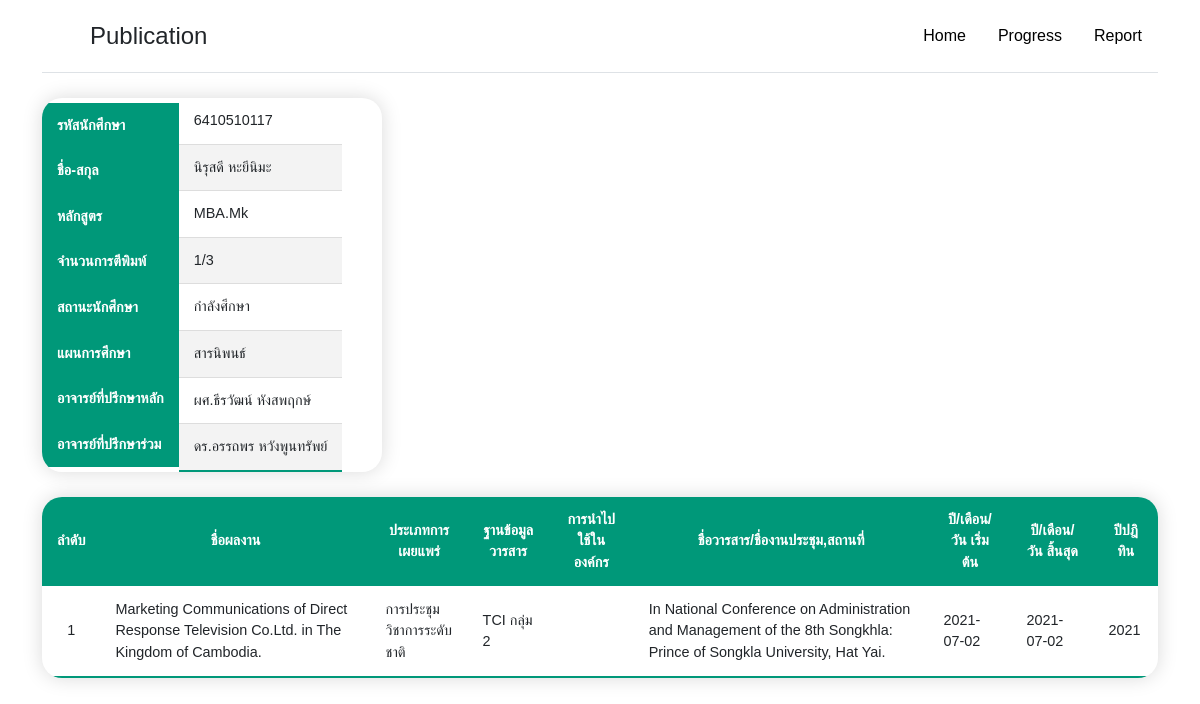
Screenshot of /student_public.php?show_id=6410510117 with the database file from the repository.
### tables this page shows
CREATE TABLE `student_info` (
  `student_id` varchar(10) NOT NULL,
  `student_name` varchar(100) NOT NULL,
  `student_status_id` int(10) NOT NULL,
  `student_course_id` int(10) NOT NULL,
  `student_principal_advisor` varchar(100) NOT NULL,
  `student_associate_advisor` varchar(100) NOT NULL,
  `student_plan_id` int(10) NOT NULL,
  `education_level` int(10) NOT NULL
);

CREATE TABLE `student_public` (
  `publication_id` int(10) NOT NULL,
  `publication_name` varchar(255) NOT NULL,
  `publication_type_id` int(10) NOT NULL,
  `publication_data_id` int(10) NOT NULL,
  `publication_used` varchar(255) NOT NULL,
  `publication_description` varchar(255) NOT NULL,
  `publication_start` date NOT NULL,
  `publication_end` date NOT NULL,
  `publication_year` year(4) NOT NULL,
  `student_id` varchar(10) NOT NULL
);

CREATE TABLE `student_course` (
  `id` int(10) NOT NULL,
  `course_name` varchar(100) NOT NULL
);

CREATE TABLE `education_level` (
  `id` int(10) NOT NULL,
  `education_name` varchar(100) NOT NULL,
  `total_pub` int(10) NOT NULL
);

CREATE TABLE `student_status` (
  `id` int(11) NOT NULL,
  `status` varchar(100) NOT NULL
);

CREATE TABLE `student_plan` (
  `id` int(11) NOT NULL,
  `plan` varchar(100) NOT NULL
);

CREATE TABLE `publication_type` (
  `id` int(10) NOT NULL,
  `publication_type` varchar(100) NOT NULL
);

CREATE TABLE `publication_data` (
  `id` int(10) NOT NULL,
  `publication_data` varchar(100) NOT NULL
);

### student_public.php (the view, shortened to what this page needs)
<?php
require_once('config/db.php');
?>
<?php
if (isset($_REQUEST['show_id'])) {
    try {
        $student_id = $_REQUEST['show_id'];
        $sql = "SELECT * FROM student_info JOIN student_public ON student_info.student_id = student_public.student_id
        JOIN student_status ON student_info.student_status_id = student_status.id
        JOIN student_plan ON student_info.student_plan_id = student_plan.id
        JOIN student_course ON student_info.student_course_id = student_course.id
        JOIN publication_data ON student_public.publication_data_id = publication_data.id
        JOIN publication_type ON student_public.publication_type_id = publication_type.id
        JOIN education_level ON student_info.education_level = education_level.id
        WHERE student_info.student_id = :student_id
        ";
        $select_stmt = $conn->prepare($sql);
        $select_stmt->bindParam(':student_id', $student_id);
        $select_stmt->execute();
        $rowCount = $select_stmt->rowCount();
    } catch (PDOException $e) {
        echo $e->getMessage();
    }
}
?>
<!DOCTYPE html>
<html lang="en">
<head>
    <link href="https://cdn.jsdelivr.net/npm/bootstrap@5.0.2/dist/css/bootstrap.min.css"
    rel="stylesheet">
    <link rel="stylesheet" href="style.css">
</head>
<body>
  <?php include 'navbar.php';?>
    <div class="container">
      <table id="vertical-2" class="styled-table">
        <thead>
          <tr>
          <th>รหัสนักศึกษา</th>
          </tr>
          <tr>
          <th>ชื่อ-สกุล</th>
          </tr>
          <tr>
          <th>หลักสูตร</th>
          </tr>
          <tr>
          <th>จำนวนการตีพิมพ์</th>
          </tr>
          <tr>
          <th>สถานะนักศึกษา</th>
          </tr>
          <tr>
          <th>แผนการศึกษา</th>
          </tr>
          <tr>
          <th>อาจารย์ที่ปรึกษาหลัก</th>
          </tr>
          <tr>
          <th>อาจารย์ที่ปรึกษาร่วม</th>
          </tr>
        </thead>
        <tbody>
          <?php
            $row = $select_stmt->fetch(PDO::FETCH_ASSOC);
            $student_id = $row['student_id'];
            $student_name = $row['student_name'];
            $student_status = $row['status'];
            $student_course = $row['course_name'];
            $total_pub = $row['total_pub'];
            $student_principal_advisor = $row['student_principal_advisor'];
            $student_associate_advisor = $row['student_associate_advisor'];
            $student_plan = $row['plan'];
          ?>
          <tr>
              <td><?php echo $student_id?></td>
          </tr>
          <tr>
              <td><?php echo $student_name?></td>
          </tr>
          <tr>
              <td><?php echo $student_course?></td>
          </tr>
          <tr>
              <td><?php echo $rowCount?>/<?php echo $total_pub?></td>
          </tr>
          <tr>
              <td><?php echo $student_status?></td>
          </tr>
          <tr>
              <td><?php echo $student_plan?></td>
          </tr>
          <tr>
              <td><?php echo $student_principal_advisor?></td>
          </tr>
          <tr>
              <td><?php echo $student_associate_advisor?></td>
          </tr>
        </tbody>
      </table>
    </div>
    <div class="container">
    <table id="example" class="styled-table table table-hover">
        <thead>
      <tr class="table align-middle text-center">
        <th>ลำดับ</th>
        <th>ชื่อผลงาน</th>
        <th>ประเภทการเผยแพร่</th>
        <th>ฐานข้อมูลวารสาร</th>
        <th>การนำไปใช้ในองค์กร</th>
        <th>ชื่อวารสาร/ชื่องานประชุม,สถานที่</th>
        <th>ปี/เดือน/วัน เริ่มต้น</th>
        <th>ปี/เดือน/วัน สิ้นสุด</th>
        <th>ปีปฎิทิน</th>
      </tr>
    </thead>
    <tbody>
      <?php
        $count=1;
        $student_id = $_REQUEST['show_id'];
        $sql = "SELECT * FROM student_info JOIN student_public ON student_info.student_id = student_public.student_id
        JOIN student_status ON student_info.student_status_id = student_status.id
        JOIN student_plan ON student_info.student_plan_id = student_plan.id
        JOIN student_course ON student_info.student_course_id = student_course.id
        JOIN publication_data ON student_public.publication_data_id = publication_data.id
        JOIN publication_type ON student_public.publication_type_id = publication_type.id
        WHERE student_info.student_id = :student_id
        ORDER BY publication_year DESC";
        $select_stmt2 = $conn->prepare($sql);
        $select_stmt2->bindParam(':student_id', $student_id);
        $select_stmt2->execute();
        if ($select_stmt2-> rowCount() > 0){
          while ($row=$select_stmt2-> fetch(PDO::FETCH_ASSOC)) {
            $publication_name = $row['publication_name'];
            $publication_type_id = $row['publication_type'];
            $publication_data_id = $row['publication_data'];
            $publication_used = $row['publication_used'];
            $publication_description = $row['publication_description'];
            $publication_start = $row['publication_start'];
            $publication_end = $row['publication_end'];
            $publication_year = $row['publication_year'];
          ?>
          <tr class="table align-middle">
            <td class="text-center"><?php echo $count?></td>
            <td><?php echo $publication_name?></td>
            <td><?php echo $publication_type_id?></td>
            <td><?php echo $publication_data_id?></td>
            <td><?php echo $publication_used?></td>
            <td><?php echo $publication_description?></td>
            <td><?php echo $publication_start?></td>
            <td><?php echo $publication_end?></td>
            <td><?php echo $publication_year?></td>
            </tr>
            <?php
                  $count=$count+1;
                }
              }
            ?>
      </tbody>
    </table>
    </div>
</body>
</html>

### style.css (style rules this page uses)
* { margin: 0; padding: 0; box-sizing: border-box; font-family: Arial, Helvetica, sans-serif; }
#vertical-2,#example { overflow: hidden; border-radius: 20px; }
#vertical-2 thead, #vertical-2 tbody { display: inline-table; border-radius: 200px; }
.styled-table { border-collapse: collapse; margin: 25px 0; font-size: 0.9em; font-family: sans-serif; min-width: 340px; box-shadow: 0 0 20px rgba(0, 0, 0, 0.15); overflow: hidden; }
.styled-table thead tr { background-color: #009879; color: #ffffff; text-align: left; }
.styled-table th, .styled-table td { padding: 12px 15px; }
.styled-table tbody tr { border-bottom: 1px solid #dddddd; }
.styled-table tbody tr:nth-of-type(even) { background-color: #f3f3f3; }
.styled-table tbody tr:last-of-type { border-bottom: 2px solid #009879; }

### rows the page displays
student_info: student_public.student_id "6410510117", student_name "นิรุสดี หะยีนิมะ", student_course.course_name "MBA.Mk", education_level.total_pub "3", student_status.status "กำลังศึกษา", student_plan.plan "สารนิพนธ์", student_principal_advisor "ผศ.ธีรวัฒน์ หังสพฤกษ์", student_associate_advisor "ดร.อรรถพร หวังพูนทรัพย์", student_public.publication_name "Marketing Communications of Direct Response Television Co.Ltd. in The Kingdom of Cambodia.", publication_type.publication_type "การประชุมวิชาการระดับชาติ", publication_data.publication_data "TCI กลุ่ม 2", student_public.publication_description "In National Conference on Administration and Management of the 8th Songkhla: Prince of Songkla University, Hat Yai.", student_public.publication_start "2021-07-02", student_public.publication_end "2021-07-02", student_public.publication_year "2021"

### other values shown
$rowCount "1"
